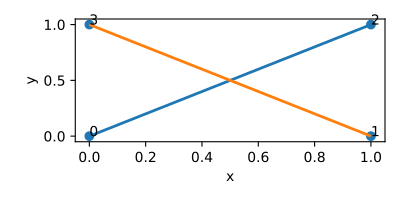

Source code (Python):
from utils import plotting
from data import Lattice
import matplotlib.pyplot as plt
nodes = [[0,0,0],[1,0,0],[1,1,0],[0,1,0]]
edges = [[0,2],[1,3]]
lat = Lattice(nodal_positions=nodes, edge_adjacency=edges)
fig, ax = plt.subplots(figsize=(4,2))
ax = plotting.plot_unit_cell_2d(lat, ax=ax)
plt.tight_layout()
ax
